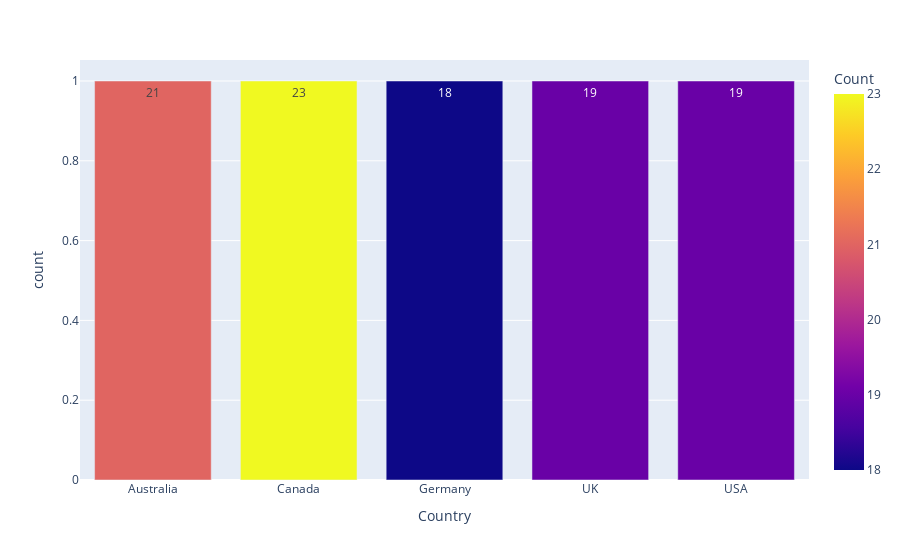

Notebook cell for this chart:
### Code cell
px.bar(data,x="Country",color="Count",text="Count")

### Figure 1 — Plotly figure (JSON) as saved in the notebook; plotly's stock layout.template omitted (floating-point values rounded to 4 significant figures)
{"data": [{"alignmentgroup": "True", "hovertemplate": "Country=%{x}<br>count=%{y}<br>Count=%{marker.color}<extra></extra>", "legendgroup": "", "marker": {"color": [21, 23, 18, 19, 19], "coloraxis": "coloraxis", "pattern": {"shape": ""}}, "name": "", "offsetgroup": "", "orientation": "v", "showlegend": false, "text": [21, 23, 18, 19, 19], "textposition": "auto", "type": "bar", "x": ["Australia", "Canada", "Germany", "UK", "USA"], "xaxis": "x", "y": [1, 1, 1, 1, 1], "yaxis": "y"}], "layout": {"autosize": true, "barmode": "relative", "coloraxis": {"colorbar": {"title": {"text": "Count"}}, "colorscale": [[0, "#0d0887"], [0.1111, "#46039f"], [0.2222, "#7201a8"], [0.3333, "#9c179e"], [0.4444, "#bd3786"], [0.5556, "#d8576b"], [0.6667, "#ed7953"], [0.7778, "#fb9f3a"], [0.8889, "#fdca26"], [1, "#f0f921"]]}, "legend": {"tracegroupgap": 0}, "margin": {"t": 60}, "xaxis": {"anchor": "y", "autorange": true, "domain": [0, 1], "range": [-0.5, 4.5], "title": {"text": "Country"}, "type": "category"}, "yaxis": {"anchor": "x", "autorange": true, "domain": [0, 1], "range": [0, 1.053], "title": {"text": "count"}, "type": "linear"}}}
